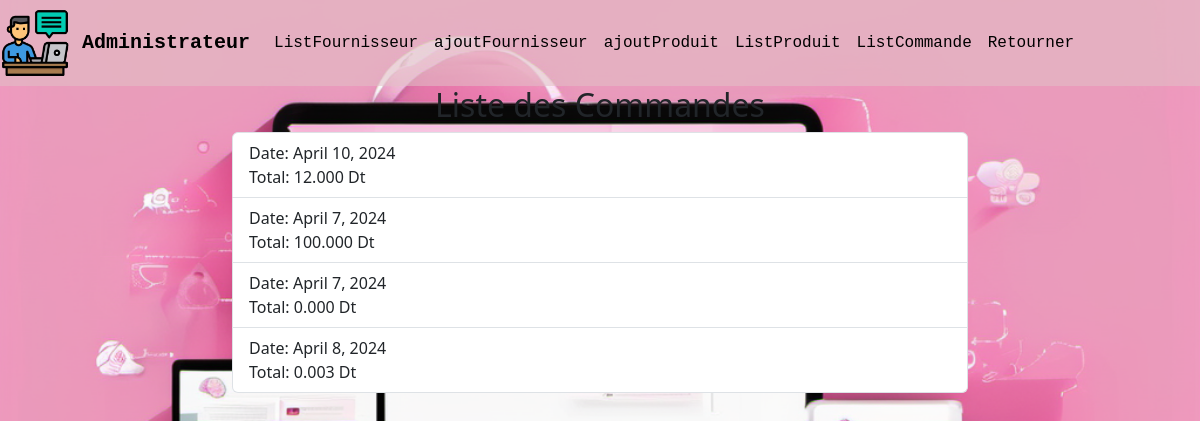
/Magfum/ListC/, run on the app's committed database.
### Magfum/models.py (models this page shows, shortened)
class Commande(models.Model):
    dateCde = models.DateField(null=True, default=date.today)
    totalCde = models.DecimalField(max_digits=10, decimal_places=3, default=0)
    produits = models.ManyToManyField('Produit')

### Magfum/views.py (the view)
# urls.py: path('ListC/',views.mesCommande,name='ListC'),
def mesCommande(request):
    if request.method == "POST" :
        form = CommandeForm(request.POST,request.FILES)
        if form.is_valid():
            form.save()
            return HttpResponseRedirect('/Magfum')
    else:
        list=Commande.objects.all()
        return render(request,'Magfum/ListC.html',{'list':list})

### Magfum/templates/Magfum/ListC.html
{% extends 'Magfum/admin.html' %}
{% load static %}
{% block content %}
<div class="container">
    <div class="row justify-content-center">
        <div class="col-md-8">
            <h2 class="text-center">Liste des Commandes</h2>
            <ul class="list-group">
                {% for com in list %}
                <li class="list-group-item">
                    <div class="row">
                        <div class="col-md-6">
                            <span class="font-weight-bold">Date:</span> {{ com.dateCde }}<br>
                            <span class="font-weight-bold">Total:</span> {{ com.totalCde }} Dt
                        </div>
                    </div>
                </li>
                {% endfor %}
            </ul>
        </div>
    </div>
</div>
{% endblock %}

### data on the page
Commande: dateCde "April 10, 2024", totalCde "12.000"
Commande: dateCde "April 7, 2024", totalCde "100.000"
Commande: dateCde "April 7, 2024", totalCde "0.000"
Commande: dateCde "April 8, 2024", totalCde "0.003"
